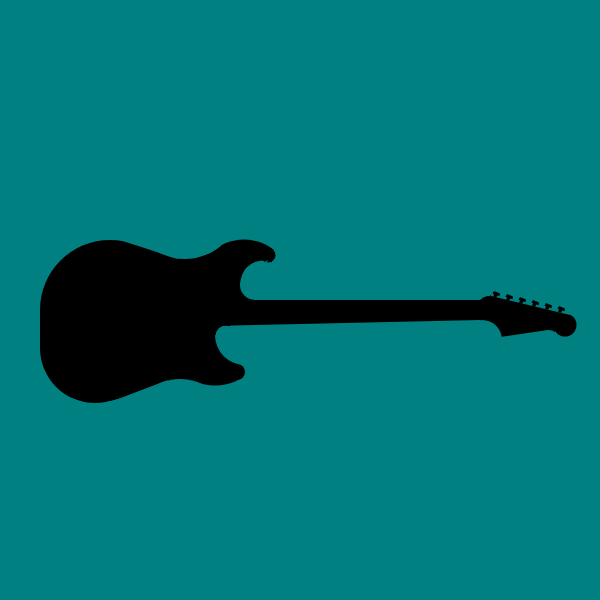
Frame 1 (no input)
Frame 60 (no input): identical to frame 1, image omitted
Frame 120 (the mouse pressed at the canvas centre since frame 60): identical to frame 1, image omitted

The p5.js sketch that drew this single still picture (run headless with seeded random() and noise() and a simulated clock; from frame 60 on, the mouse is pressed at the canvas centre):

// p5.js sketch
// ── sketch.js
  function setup() { createCanvas(600,600)
  }

  function draw() {
  background(0,128,128);
  strokeWeight(0)
  //Guitar Body
  //Black Shapes
  fill(0)
  circle(95,348,110)
  circle(110,310,140)
  circle(215,333,105)
  quad(110,401,195,380,190,300,105,310)
  rect(135,245,77,100)
  rect(40,310,40)
  circle(244,287,95)
  //Background Color Shapes
  fill(0,128,128)
  circle(180,429,100)
  circle(185,204,110)
  quad(110,402,168,380,110,450,160,410)
  quad(178,259,120,240,120,220,190,240)
  rect(272,250,30,65)
  rect(238,315,50,75)
  circle(245,335,60)
  circle(263,283,45)
  //Overlaid Black Shapes
  fill(0)
  circle(237,372,16)
  circle(268,255,15)
  square(240,285,15)
  rect(210,315,20,20)
  //Overlaid Background Color Shapes
  fill(0,128,128)
  quad(260,265,268,260,260,280,260,270)
  circle(255,285,30)
  circle(226,336,21)

  //Guitar Neck
  fill(0) //Black
  quad(250,300,480,300,480,320,120,328)

  //Head of Guitar
  //Black Shapes
  rect(490,295,80,25)
  rect(480,297,10,23)
  circle(488,301,10)
  circle(565,325,23)
  rect(480,320,75,18)
  //Background Color Shapes
  fill(0,128,128)
  quad(480,300,484,297,484,280,480,280)
  quad(491,296,570,315,570,280,480,280)
  circle(482,340,40)
  circle(549,340,20)
  quad(548,330,480,340,548,400,480,400)

  //Tuning keys
  fill(0) //Black
  quad(493,296.5,496,298,497.5,295,494.5,293.5)
  quad(500,293.5,499.5,296.25,492.5,293.75,494,291)
  translate(13,3) //Used same shape copied 6 times
  quad(493,296.5,496,298,497.5,295,494.5,293.5)
  quad(500,293.5,499.5,296.25,492.5,293.75,494,291)
  translate(13,3)
  quad(493,296.5,496,298,497.5,295,494.5,293.5)
  quad(500,293.5,499.5,296.25,492.5,293.75,494,291)
  translate(13,3)
  quad(493,296.5,496,298,497.5,295,494.5,293.5)
  quad(500,293.5,499.5,296.25,492.5,293.75,494,291)
  translate(13,3)
  quad(493,296.5,496,298,497.5,295,494.5,293.5)
  quad(500,293.5,499.5,296.25,492.5,293.75,494,291)
  translate(13,3)
  quad(493,296.5,496,298,497.5,295,494.5,293.5)
  quad(500,293.5,499.5,296.25,492.5,293.75,494,291)
  }
